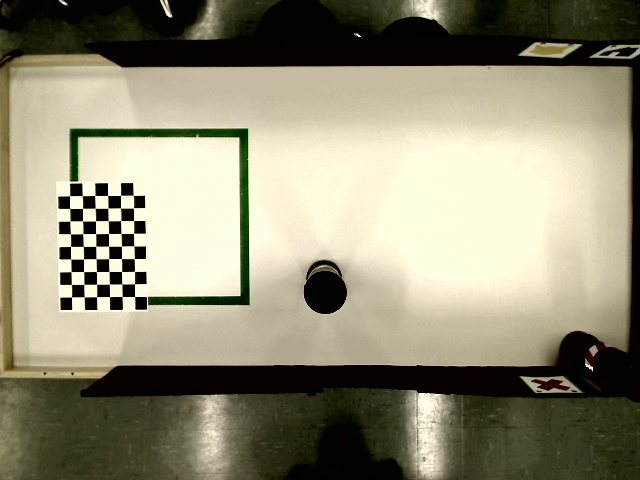
#> input picture calibration/image0.jpg, 640 x 480 px
$ python -i imagesegmentation.py   (imports and definitions only)   (older library calls are emulated)
#> lines starting #> are read from the running program, lines starting #| are printed output that depends on the picture; after the words box and inside, x2 and y2 are one past the last pixel; in counts of white or black regions, pixels touching at a corner belong together
#> further down, picture is the input picture: shape (480, 640, 3); mean B, G, R 116.9, 140.7, 144.8
import cv2
import numpy as np

from config import LOWER_BACKGROUND, UPPER_BACKGROUND, LOWER_FIGURE_HSV, UPPER_FIGURE_HSV


class NoSegmentsFound(Exception):
    pass


def extract_region_of_interest(image, contour):
    x, y, h, w = cv2.boundingRect(contour)
    return image[y:y + w + 20, x:x + h + 20]


# [42 lines left out: functions straigthen_figure, order_points, find_center_of_mass, not called in this run]


def threshold_green(image):
    image = cv2.cvtColor(image, cv2.COLOR_BGR2HSV)
#> image: shape (480, 640, 3); mean H, S, V 26.5, 99.9, 145.6
    mask = cv2.inRange(image, LOWER_FIGURE_HSV, UPPER_FIGURE_HSV)
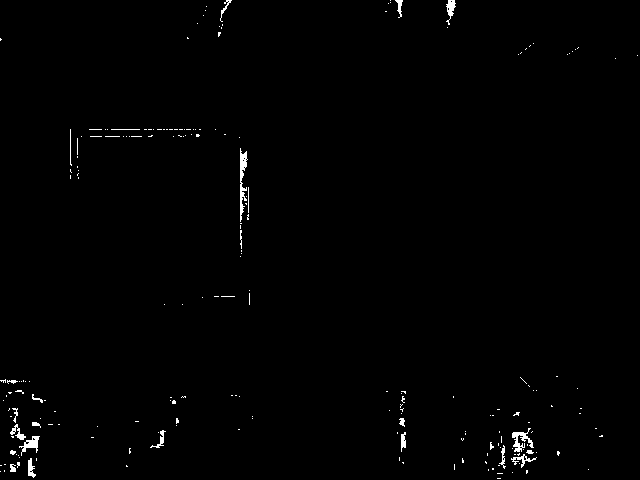
#> mask: shape (480, 640); 0.78% white; 210 white regions (186 under 20 px), largest, box (x1, y1, x2, y2) and area: (240, 148, 248, 222) 280, (512, 428, 534, 452) 214, (19, 436, 40, 456) 162
    kernel = cv2.getStructuringElement(cv2.MORPH_RECT, ksize=(3, 3))
    mask = cv2.morphologyEx(mask, cv2.MORPH_OPEN, kernel=kernel, iterations=1)
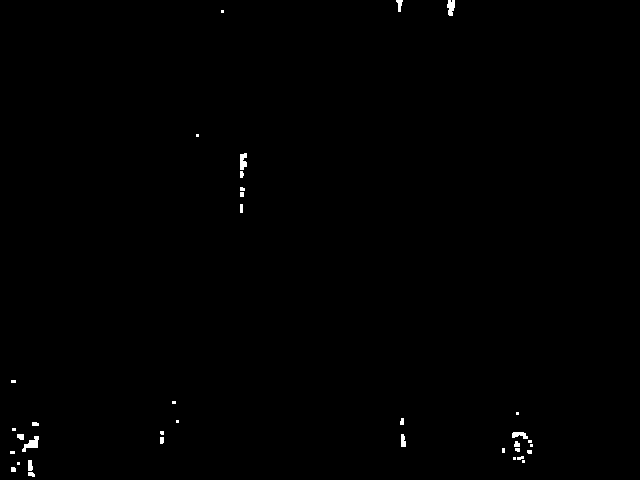
#> mask: shape (480, 640); 0.34% white; 36 white regions (18 under 20 px), largest, box (x1, y1, x2, y2) and area: (22, 436, 39, 452) 127, (447, 0, 455, 16) 97, (240, 153, 247, 170) 95
    mask = cv2.morphologyEx(mask, cv2.MORPH_CLOSE, kernel=kernel, iterations=1)
#> mask: shape (480, 640); 0.36% white; 28 white regions (11 under 20 px)
    image = cv2.cvtColor(image, cv2.COLOR_HSV2BGR)
    return mask


def segment_image(image):
    mask = threshold_green(image)

    ret, contours, hierachy = cv2.findContours(mask.copy(), cv2.RETR_LIST, cv2.CHAIN_APPROX_SIMPLE)
#> contours = 28 contours, 16 with area under 20; largest, box (x1, y1, x2, y2) and area: (22, 436, 39, 452) 100, (240, 153, 247, 178) 92, (447, 0, 455, 16) 82, (28, 460, 35, 477) 61, (512, 432, 528, 439) 56

    figure_found = False

    for contour in contours:
        perimeter = cv2.arcLength(contour, True)
        approx = cv2.approxPolyDP(contour, 0.045 * perimeter, True)

        if len(approx) == 4 and cv2.contourArea(approx) > 9000 and cv2.isContourConvex(approx) and not figure_found:
            src_pts = np.array([x[0] for x in approx])
            inner_figure = straigthen_figure(image, src_pts)

            inner_figure = cv2.cvtColor(inner_figure, cv2.COLOR_BGR2HSV)
            figure_mask = cv2.inRange(inner_figure, LOWER_BACKGROUND, UPPER_BACKGROUND)
            kernel = cv2.getStructuringElement(cv2.MORPH_RECT, ksize=(3, 3))
            figure_mask = cv2.morphologyEx(figure_mask, cv2.MORPH_CLOSE, kernel, iterations=2)
            figure_mask = (255 - figure_mask)

            ret_2, contours_2, hierachy_2 = cv2.findContours(
                figure_mask.copy(),
                cv2.RETR_LIST,
                cv2.CHAIN_APPROX_SIMPLE
            )

            found_segments = []
            for contour_2 in contours_2:
                peri_2 = cv2.arcLength(contour_2, True)
                approx_2 = cv2.approxPolyDP(contour_2, 0.006 * peri_2, True)

                if cv2.contourArea(approx_2) > 15000 and len(approx_2) > 4:
                    found_segments = approx_2
                    cv2.drawContours(inner_figure, [approx_2], -1, (10, 255, 255), 2)

            inner_figure = cv2.cvtColor(inner_figure, cv2.COLOR_HSV2BGR)

            if len(found_segments) > 0:
                center_of_mass = find_center_of_mass(found_segments)

                cv2.circle(inner_figure, tuple(center_of_mass), 12, (255, 255, 255), 2)
                cv2.circle(inner_figure, tuple(center_of_mass), 2, (255, 255, 255), 1)

                figure_found = True
#> this loop made 28 passes
#> (perimeter, approx) on passes 2, 3, 5, 7, 8, 11, 14, 15, 16, 17, 18, 19: (8, [[17, 462], [17, 464], [19, 464], [19, 462]]), (41.66, [[28, 460], [28, 475], [34, 476], [31, 460]]), (12, [[10, 451], [10, 453], [14, 453], [14, 451]]), (12, [[502, 448], [502, 452], [504, 452], [504, 448]]), (27.66, [[515, 441], [515, 450], [519, 451], [519, 443]]), (30.83, [[401, 434], [401, 446], [405, 446], [404, 436]]), (30.24, [[160, 431], [160, 443], [162, 443], [163, 431]]), (10, [[12, 428], [12, 430], [15, 430], [15, 428]]), (17.41, [[32, 422], [32, 425], [38, 425], [38, 423]]), (8, [[176, 420], [176, 422], [178, 422], [178, 420]]), (17.41, [[401, 418], [400, 424], [403, 424], [403, 418]]), (8, [[516, 412], [516, 414], [518, 414], [518, 412]])
#> perimeter on passes 1, 4, 6, 9, 10, 12: 15.41, 32.24, 13.41, 18.83, 57.9, 20.83
#> after the loop, figure_found = False

    if figure_found:
        return found_segments, inner_figure, center_of_mass, figure_mask
    else:
#> (the run stopped early here; a loop or call above may not have finished)

$ run again, on calibration/image1.jpg
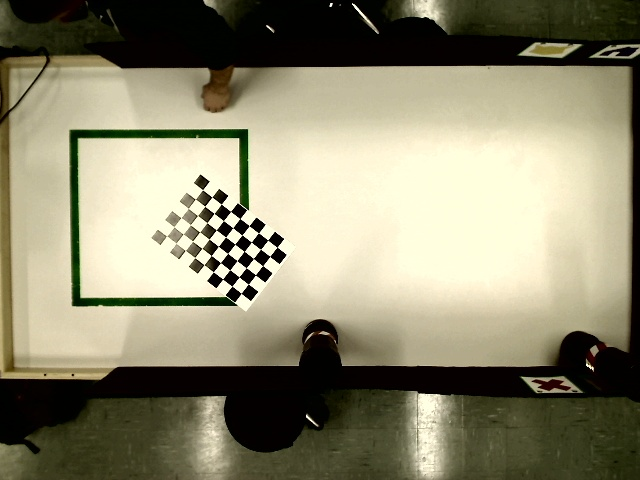
#> input picture calibration/image1.jpg, 640 x 480 px
#> picture is the input picture: shape (480, 640, 3); mean B, G, R 111.5, 136.7, 140.9
#> in threshold_green, `mask = cv2.inRange(image, LOWER_FIGURE_HSV, UPPER_FIGURE_HSV)`:
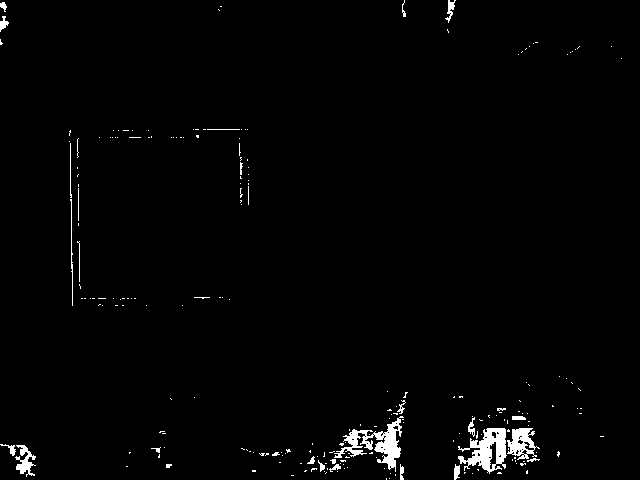
#> mask: shape (480, 640); 1.6% white; 222 white regions (192 under 20 px), largest, box (x1, y1, x2, y2) and area: (334, 416, 404, 472) 1232, (458, 428, 507, 474) 1135, (507, 428, 540, 460) 557
#> in threshold_green, `mask = cv2.morphologyEx(mask, cv2.MORPH_CLOSE, kernel=kernel, iteratio..`:
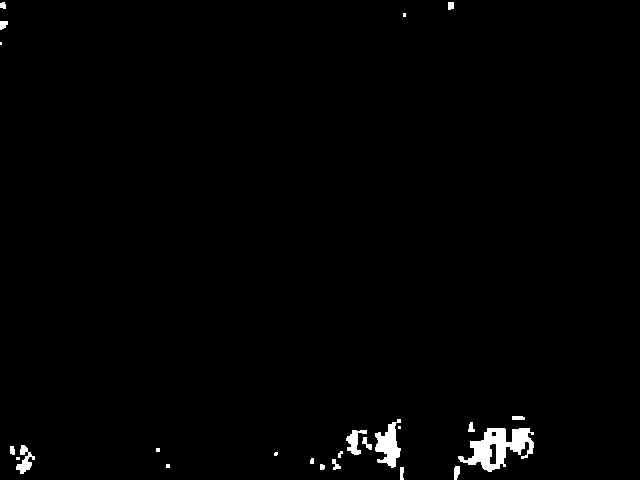
#> mask: shape (480, 640); 1.1% white; 24 white regions (7 under 20 px)
#> contours = 26 contours, 10 with area under 20; largest, box (x1, y1, x2, y2) and area: (458, 428, 534, 472) 1565, (375, 419, 401, 468) 616, (346, 430, 367, 455) 206, (16, 445, 35, 474) 192, (489, 443, 497, 465) 128
#> the loop in segment_image, `for contour in contours:` made 26 passes
#> (perimeter, approx) on passes 1, 3, 4, 6, 7, 10, 11: (30.83, [[400, 467], [400, 479], [403, 479], [403, 467]]), (16.83, [[320, 464], [320, 469], [323, 469], [324, 465]]), (12, [[166, 464], [166, 467], [169, 467], [169, 464]]), (15.41, [[311, 458], [310, 463], [313, 463], [313, 458]]), (10, [[16, 457], [16, 459], [19, 459], [19, 457]]), (12, [[156, 448], [156, 451], [159, 451], [159, 448]]), (22.83, [[10, 446], [10, 453], [14, 454], [13, 446]])
#> after the loop in segment_image, `for contour in contours:`: figure_found = False

$ run again, on calibration/image10.jpg
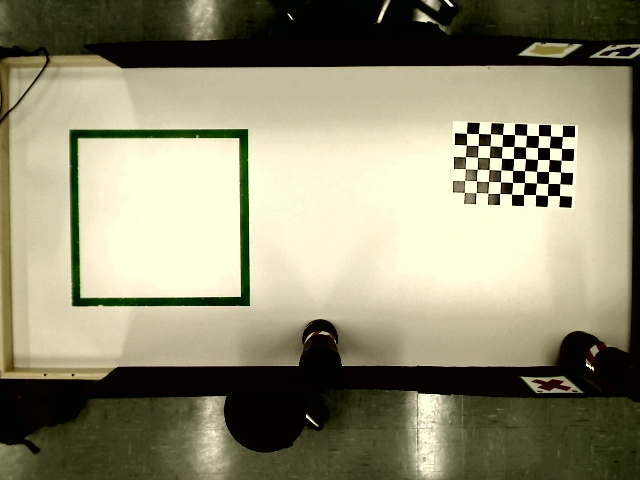
#> input picture calibration/image10.jpg, 640 x 480 px
#> picture is the input picture: shape (480, 640, 3); mean B, G, R 113.5, 139.4, 143.2
#> in threshold_green, `mask = cv2.inRange(image, LOWER_FIGURE_HSV, UPPER_FIGURE_HSV)`:
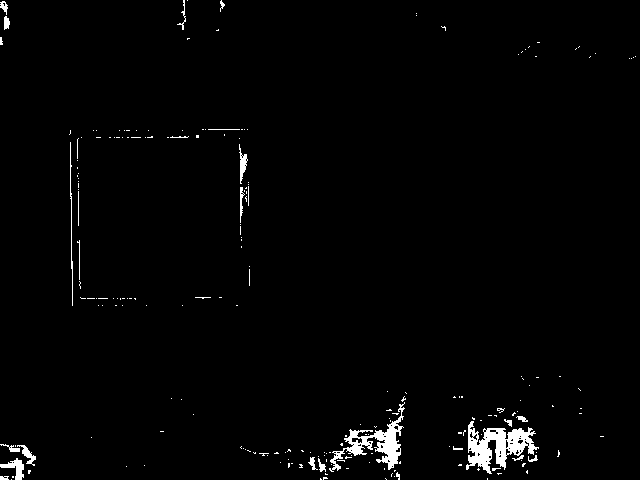
#> mask: shape (480, 640); 1.7% white; 216 white regions (189 under 20 px), largest, box (x1, y1, x2, y2) and area: (466, 421, 539, 474) 1720, (329, 402, 405, 472) 1348, (0, 458, 24, 480) 228
#> in threshold_green, `mask = cv2.morphologyEx(mask, cv2.MORPH_CLOSE, kernel=kernel, iteratio..`:
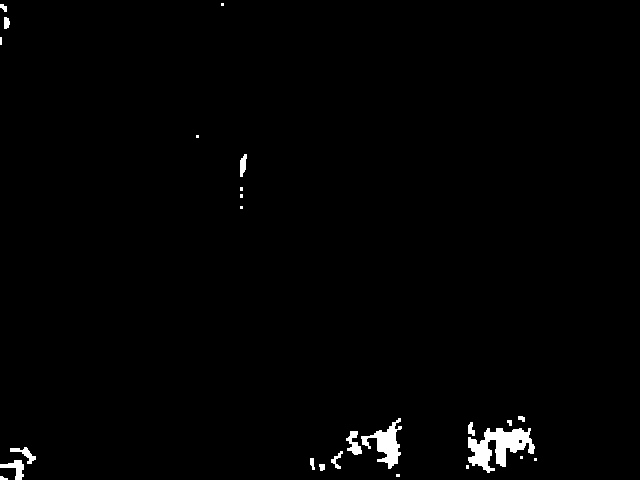
#> mask: shape (480, 640); 1.2% white; 25 white regions (10 under 20 px)
#> contours = 26 contours, 13 with area under 20; largest, box (x1, y1, x2, y2) and area: (468, 428, 535, 473) 1379, (361, 418, 402, 469) 713, (0, 460, 24, 480) 178, (346, 431, 362, 455) 161, (10, 447, 36, 464) 120
#> the loop in segment_image, `for contour in contours:` made 26 passes
#> (perimeter, approx) on passes 1, 2, 3, 4, 6, 8, 15: (18.83, [[0, 476], [0, 479], [7, 479], [7, 478]]), (10, [[396, 474], [396, 476], [399, 476], [399, 474]]), (10, [[466, 465], [466, 468], [468, 468], [468, 465]]), (20.83, [[319, 464], [320, 470], [324, 469], [324, 464]]), (8, [[534, 458], [534, 460], [536, 460], [536, 458]]), (8, [[520, 456], [520, 458], [522, 458], [522, 456]]), (17.41, [[507, 420], [509, 425], [511, 425], [511, 420]])
#> after the loop in segment_image, `for contour in contours:`: figure_found = False
